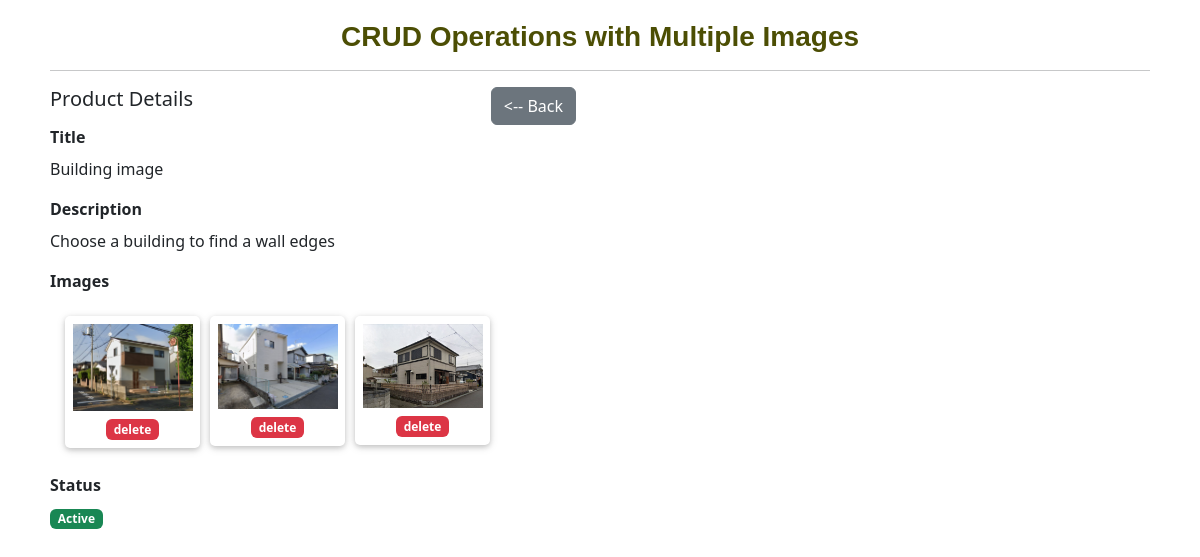
Page /details.php?id=1 on the committed database.
### tables this page shows
CREATE TABLE `products` (
  `id` int(11) NOT NULL,
  `title` varchar(255) NOT NULL,
  `description` text DEFAULT NULL,
  `created` datetime NOT NULL DEFAULT current_timestamp(),
  `modified` datetime DEFAULT NULL,
  `status` tinyint(4) NOT NULL DEFAULT 1
);

CREATE TABLE `product_images` (
  `id` int(11) NOT NULL,
  `product_id` int(11) NOT NULL,
  `file_name` varchar(255) NOT NULL,
  `created` datetime NOT NULL DEFAULT current_timestamp()
);

### DB.class.php (called while the page is built, shortened)
<?php
include_once 'config.php';
class DB{
	private $dbHost     = DB_HOST;
	private $dbUsername = DB_USERNAME;
	private $dbPassword = DB_PASSWORD;
	private $dbName     = DB_NAME;
	private $proTbl     = 'products';
	private $imgTbl     = 'product_images';
	public function __construct(){
		if(!isset($this->db)){
			$conn = new mysqli($this->dbHost, $this->dbUsername, $this->dbPassword, $this->dbName);
			if($conn->connect_error){
				die("Failed to connect with MySQL: " . $conn->connect_error);
			}else{
				$this->db = $conn;
			}
		}
	}
	public function getRows($conditions = array()){
		$sql = "SELECT ";
		$sql .= array_key_exists("select", $conditions)?$conditions['select']:"P.*,I.file_name";
		$sql .= " FROM {$this->proTbl} AS P";
		$sql .= " LEFT JOIN {$this->imgTbl} AS I ON (I.product_id = P.id AND I.id = (SELECT MAX(id) FROM product_images WHERE product_id=P.id)) ";
		if(array_key_exists("where", $conditions)){
			$sql .= " WHERE ";
			$i = 0;
			foreach($conditions['where'] as $key => $value){
				$pre = ($i > 0)?" AND ":'';
				$alias_key = strpos($key, '.') !== false?$key:"P.$key";
				$sql .= $pre."$alias_key = '".$value."'";
				$i++;
			}
		}
		if(array_key_exists("order_by", $conditions)){
			$sql .= " ORDER BY P.{$conditions['order_by']} ";
		}else{
			$sql .= " ORDER BY P.id";
		}
		$result = $this->db->query($sql);
		if(array_key_exists("return_type", $conditions) && $conditions['return_type'] != 'all'){
			switch($conditions['return_type']){
				case 'single':
					$data = $result->fetch_assoc();
					if(!empty($data['id'])){
						$data['images'] = array();
						$sub_query = "SELECT * FROM {$this->imgTbl} WHERE product_id={$data['id']} ORDER BY id";
						$sub_result = $this->db->query($sub_query);
						if($sub_result->num_rows > 0){
							while($img_row = $sub_result->fetch_assoc()){
								$data['images'][] = $img_row;
							}
						}
					}
					break;
			}
		}else{
			if($result->num_rows > 0){
				while($row = $result->fetch_assoc()){
					$data[] = $row;
				}
			}
		}
		return !empty($data)?$data:false;
	}
}

### config.php (called while the page is built, shortened)
<?php
$uploadDir = 'uploads/';
?>

### details.php (the view, shortened to what this page needs)
<?php
require_once 'DB.class.php';
$db = new DB();
if(!empty($_GET['id'])){
    $conditions['where'] = array(
        'id' => $_GET['id']
    );
    $conditions['return_type'] = 'single';
    $proData = $db->getRows($conditions);
}else{
    header("Location: index.php");
    exit();
}
?>
<!DOCTYPE html>
<html lang="en-US">
<head>
<link rel="stylesheet" href="css/bootstrap.min.css">
<link rel="stylesheet" type="text/css" href="css/style.css">
</head>
<body>
<div class="container">
    <h1>CRUD Operations with Multiple Images</h1>
	<hr>
    <div class="row align-items-start col-md-6">
        <div class="col col-md-12">
            <h5 class="float-start">Product Details</h5>
            <div class="float-end">
                <a href="index.php" class="btn btn-secondary"><-- Back</a>
            </div>
        </div>
        <div class="col col-md-12">
            <div class="mb-3">
                <label class="form-label">Title</label>
                <p><?php echo !empty($proData['title'])?$proData['title']:''; ?></p>
            </div>
            <div class="mb-3">
                <label class="form-label">Description</label>
                <p><?php echo !empty($proData['description'])?$proData['description']:''; ?></p>
            </div>
            <div class="mb-3">
                <label class="form-label">Images</label>
                <?php if(!empty($proData['images'])){ ?>
                    <div class="image-grid">
                    <?php foreach($proData['images'] as $imageRow){ ?>
                        <div class="img-bx" id="imgbx_<?php echo $imageRow['id']; ?>">
                            <img src="<?php echo $uploadDir.$imageRow['file_name']; ?>" width="120"/>
                            <a href="javascript:void(0);" class="badge text-bg-danger" onclick="deleteImage(<?php echo $imageRow['id']; ?>)">delete</a>
                        </div>
                    <?php } ?>
                    </div>
                <?php } ?>
            </div>
            <div class="mb-3">
                <label class="form-label">Status</label>
                <p><?php echo $proData['status'] == 1?'<span class="badge text-bg-success">Active</span>':'<span class="badge text-bg-danger">Inactive</span>'; ?></p>
            </div>
        </div>
    </div>
</div>
</body>
</html>

### css/style.css (style rules this page uses)
h1 { font-family: 'Trebuchet MS', 'Lucida Sans Unicode', 'Lucida Grande', 'Lucida Sans', Arial, sans-serif; font-size: 28px; font-weight: bold; margin-bottom: 0; text-align: center; color: #4c4e04; }
.container { padding: 20px; }
.form-label { font-weight: bold; }
.image-grid { width: 100%; float: left; padding: 15px; }
.img-bx { width: 135px; float: left; padding: 8px; text-align: center; box-shadow: 0 2px 5px 0 rgba(0,0,0,0.16), 0 2px 10px 0 rgba(0,0,0,0.12); margin-right: 10px; margin-bottom: 10px; border-radius: 5px; }
.img-bx img { margin-bottom: 5px; }
.img-bx a { text-decoration: none; }

### rows in the picture
products: title "Building image", description "Choose a building to find a wall edges"
product_images: file_name (picture)
product_images: file_name (picture)
product_images: file_name (picture)
